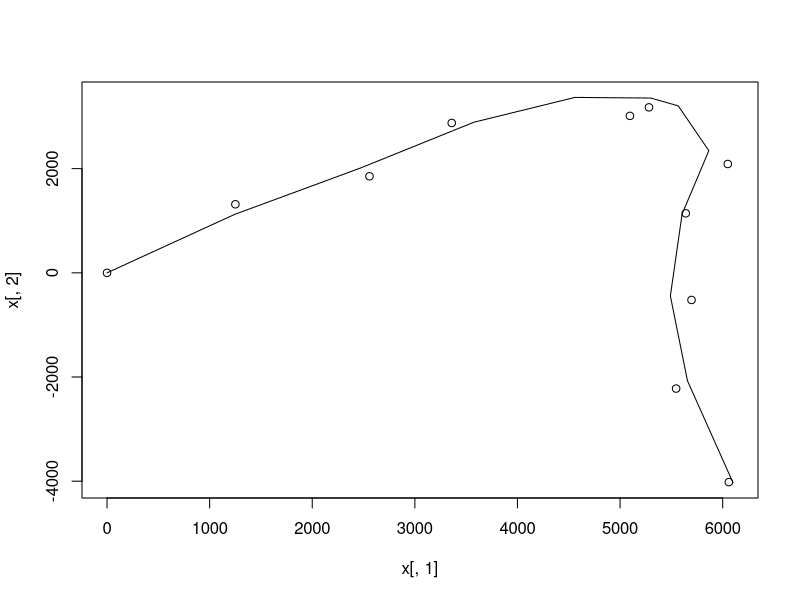

Write R code to recreate this figure.
## ---- chunk 1
library(mvtnorm)
## ---- chunk 2
#inputs
meas_err_sd<-200
pos_noise_sd<-10
velo_noise_sd<-40
k<-5 #number of seconds between observations
init_pos<-c(0,0)
init_velo<-c(250,250)
Tmax<-60 #number of seconds to run the simulation

iter_max<-floor(Tmax/k)
a<-c(0,-9.8) #acceleration
x<-matrix(NA,nrow=iter_max,ncol=4) #position and velocity
colnames(x)<-c("pos_horiz","pos_vert","velo_horiz","velo_vert")
y<-matrix(NA,nrow=iter_max,ncol=2) #observed position
colnames(y)<-c("pos_horiz","pos_vert")
x[1,]<-c(init_pos,init_velo)
y[1,]<-init_pos
A<-diag(4)
A[1:2,3:4]<-k*diag(2)
B<-rbind(.5*k^2*diag(2),k*diag(2))%*%a
C<-cbind(diag(2),matrix(0,nrow=2,ncol=2))
Sigma<-diag(c(rep(pos_noise_sd^2,2),rep(velo_noise_sd^2,2)))
R<-meas_err_sd^2*diag(2)

for(t in 2:iter_max){
  x[t,]<-rmvnorm(1,drop(A%*%x[(t-1),]+B),Sigma)
  y[t,]<-rmvnorm(1,drop(C%*%x[t,]),R)
}
plot(x[,1],x[,2],type="l")
points(y[,1],y[,2])
## ---- chunk 3

